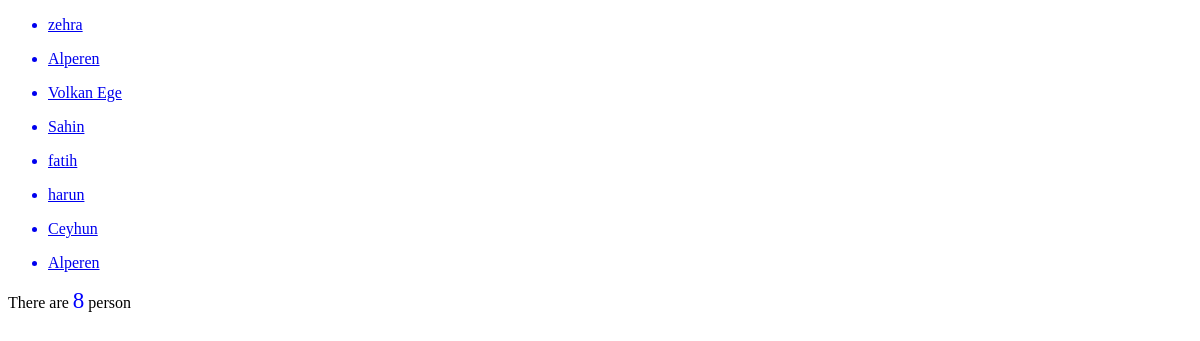
/list/, run on an earlier commit of the app's database.
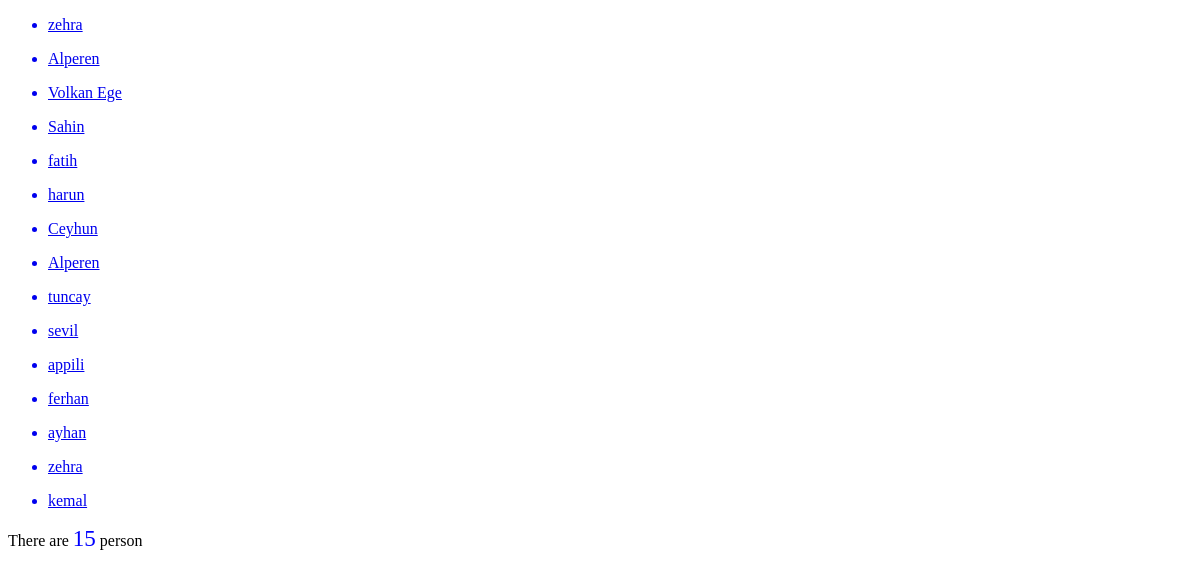
And on a later commit of the database.
### recipe/models.py (models this page shows)
class Student(models.Model) :
    first_name = models.CharField(max_length= 30)
    last_name = models.CharField(max_length=30)
    number = models.IntegerField()
    def __str__(self):
        return self.first_name

### recipe/views.py (the view)
# urls.py: path('list/', student_list, name = 'list'),
def student_list(request):
    students = Student.objects.all()
    context = {
        'students' : students,
        'counts' : students.count()
    }
    return render(request, 'pages/student_list.html', context)

### templates/pages/student_list.html (shortened to what this page needs)
{% extends 'pages/base.html' %}
{% block content %}
 {% for i in students %}
     <ul>
         <a href = "{% url 'detail' i.id %}">
            <li>{{ i }} </li>
         </a>
     </ul>
    {% endfor %}
    <p> There are <span style="color: blue; font-size:23px ">{{ counts }}</span> person</p>
{% endblock content %}

### templates/pages/base.html (shortened to what this page needs)
<!DOCTYPE html>
<html lang="en">
<head>
</head>
<body>
{% block content %}
{% endblock content %}
</body>
</html>

What changed in the data, as far as the page shows it:
added Student: first_name "tuncay"
added Student: first_name "sevil"
added Student: first_name "appili"
added Student: first_name "ferhan"
added Student: first_name "ayhan"
added Student: first_name "zehra"
added Student: first_name "kemal"
Also different on the page:
{{ counts }}: "8" → "15"
